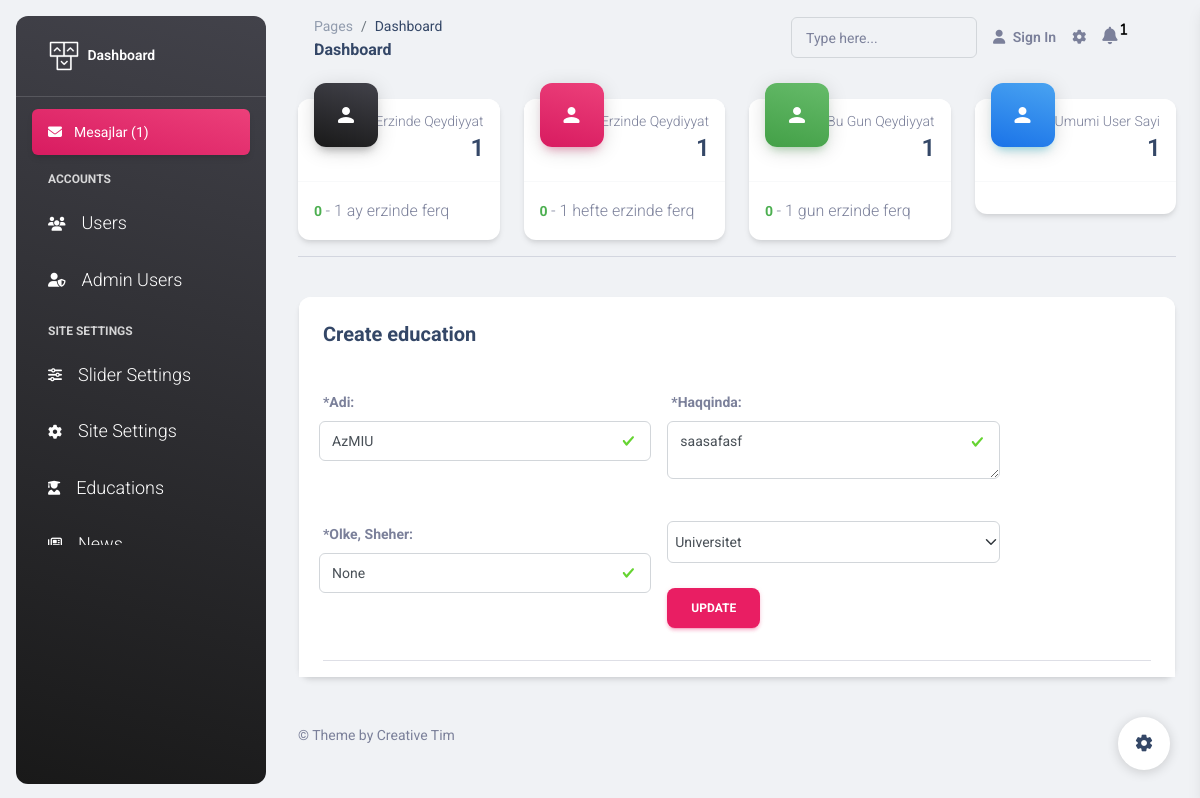
Screenshot of /admin/educations/1/update with the database file from the repository.
### models.py (models this page shows)
class Education(Base):
    __tablename__ = 'education'
    id = Column(Integer, primary_key=True)
    name = Column(String, nullable=False, unique=True)
    city = Column(String, nullable=True)
    education_type = Column(String, nullable=True)
    students_count = Column(String, nullable=True, default=0)
    about_education = Column(String, nullable=True)
    documents = Column(String, nullable=True)
    photos = Column(String, nullable=True)
    select_education = relationship("User", back_populates="select_university", cascade="all, delete")

### sections/education_dashboard.py (the view)
@education_panel.get("/educations/{id}/update")
def update_education(id:int, request: Request, db:Session = Depends(database.get_db)):
    unread = db.query(models.AdminMessages).filter_by(readed=0).all()
    users = db.query(models.User).all()
    edu = db.query(models.Education).filter_by(id=id).first()
    education_category = db.query(models.EduCategory).all()
    messages_time = time_calculate.messages_time()
    counts = admin.return_count()
    return templates.TemplateResponse("dashboard/update_education.html",{"request":request, "education_category":education_category,
                                                                        "unread":unread, "edu":edu,"counts":counts, "count":len(users),
                                                                        "messages_time": messages_time})

### templates/dashboard/update_education.html (shortened to what this page needs)
{% include 'dashboard/header.html' %}
      {% include 'dashboard/left_sidebar.html' %}
  <main class="main-content position-relative max-height-vh-100 h-100 border-radius-lg ">
      {% include 'dashboard/navbar.html' %}
    <div class="container-fluid py-4">
      {% include 'dashboard/cards.html' %}
      <hr class>
        </div>
        <div class="row">
            <div class="col-lg-12 col-md-8 mb-md-0 mb-5">
              <div class="card" style="margin: 0 25px">
                <div class="card-header pb-0">
                  <div class="row">
                    {% include 'flash.html' %}<br/>
                      <h5><b>Create education</b></h5>
                      {% if education_category %}
                      <form class="row g-3" method ="POST">
                      <div class="col-md-5">
                        <label for="name" class="form-label"><b>*Adi:</b></label>
                        <input type="text" class="form-control is-valid" name="name" value="{{ edu.name }}" required><br/>
                      </div>
                        <div class="col-md-5">
                          <label for="name" class="form-label"><b>*Haqqinda:</b></label>
                          <textarea class="form-control is-valid" name="about_education" required>{{ edu.about_education }}</textarea><br/>
                        </div>
                        <div class="col-md-5">
                          <label for="city" class="form-label"><b>*Olke, Sheher:</b></label>
                          <input type="text" class="form-control is-valid" name="city" value="{{ edu.city }}" required><br/>
                        </div>
                        <div class="col-md-5">
                          <select class="form-select" name="education_type">
                            {% for i in education_category %}
                              {% if i.name == edu.education_type %}
                                <option value="{{ i.name }}" selected>&nbsp;&nbsp;{{ i.name }}</option>
                              {% else %}
                                <option value="{{ i.name }}">&nbsp;&nbsp;{{ i.name }}</option>
                              {% endif %}
                            {% endfor %}
                          </select>
                          <button class="btn btn-primary" type="submit">Update</button>
                        </div>
                      </div>
                    {% else %}
                    <b>Kategoriya yoxdur. Ilk once Kategoriya elave edin...</b><br/>
                    <br/>
                    {% endif %}
                    <hr>
                  </div>
                </div>
                <div class="card-body px-0 pb-2">
                </div>
              </div>
            </div>
      {% include 'dashboard/footer.html' %}

### rows the page displays
Education: name "AzMIU", about_education "saasafasf", city "None"

### other values shown
{{ unread | length }} "1"
{{ counts["users_month_count"] }} "1"
{{ counts.difference_month }} "0"
{{ counts.users_week_count }} "1"
{{ counts.difference_week }} "0"
{{ counts.users_one_day_count }} "1"
{{ counts.difference_one_day }} "0"
{{ count }} "1"
